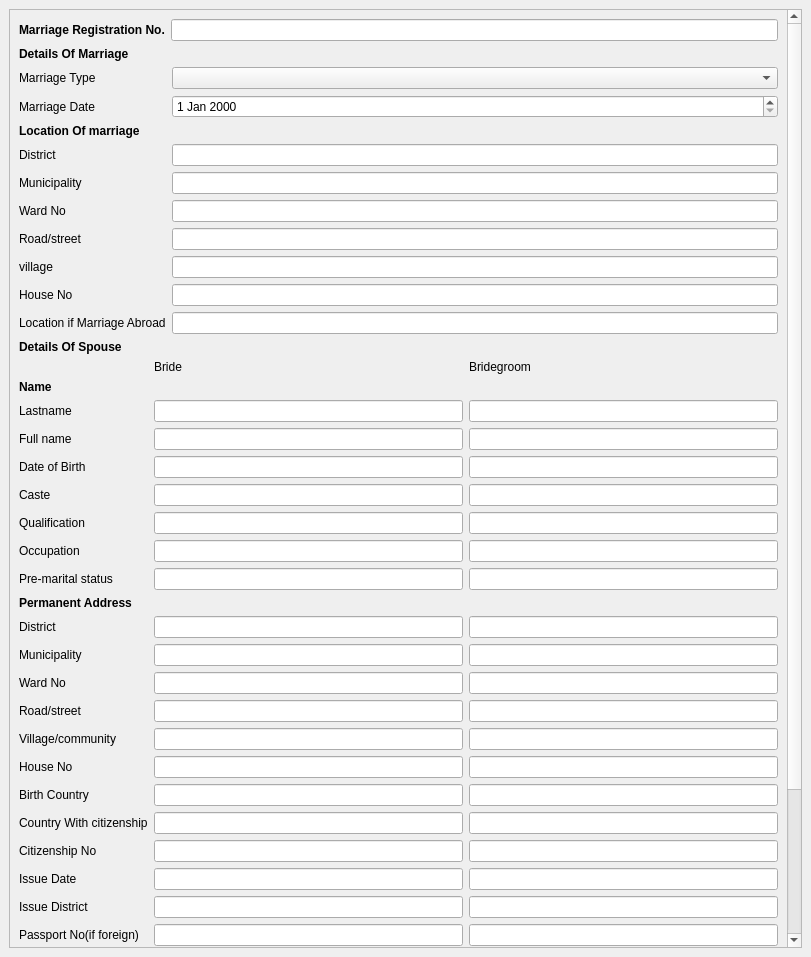
<?xml version="1.0" encoding="UTF-8"?>
<ui version="4.0">
 <class>MarriageForm</class>
 <widget class="QMainWindow" name="MarriageForm">
  <property name="geometry">
   <rect>
    <x>0</x>
    <y>0</y>
    <width>811</width>
    <height>957</height>
   </rect>
  </property>
  <property name="windowTitle">
   <string>Marriage Form</string>
  </property>
  <widget class="QWidget" name="centralwidget">
   <layout class="QHBoxLayout" name="horizontalLayout_2">
    <item>
     <widget class="QScrollArea" name="scrollArea">
      <property name="widgetResizable">
       <bool>true</bool>
      </property>
      <widget class="QWidget" name="scrollAreaWidgetContents">
       <property name="geometry">
        <rect>
         <x>0</x>
         <y>-150</y>
         <width>774</width>
         <height>1097</height>
        </rect>
       </property>
       <layout class="QGridLayout" name="gridLayout_2">
        <item row="3" column="0">
         <widget class="QLabel" name="label">
          <property name="text">
           <string>&lt;b&gt;Details Of Marriage&lt;/b&gt;</string>
          </property>
         </widget>
        </item>
        <item row="4" column="0">
         <layout class="QFormLayout" name="formLayout">
          <item row="0" column="0">
           <widget class="QLabel" name="marriageTypeLabel">
            <property name="text">
             <string>Marriage Type</string>
            </property>
           </widget>
          </item>
          <item row="0" column="1">
           <widget class="QComboBox" name="marriageTypeComboBox"/>
          </item>
          <item row="1" column="0">
           <widget class="QLabel" name="marriageDateLabel">
            <property name="text">
             <string>Marriage Date</string>
            </property>
           </widget>
          </item>
          <item row="1" column="1">
           <layout class="QHBoxLayout" name="horizontalLayout">
            <item>
             <widget class="QDateEdit" name="dateEdit_2"/>
            </item>
           </layout>
          </item>
          <item row="2" column="0">
           <widget class="QLabel" name="locationOfMarriageLabel">
            <property name="text">
             <string>&lt;b&gt;Location Of marriage&lt;/b&gt;</string>
            </property>
           </widget>
          </item>
          <item row="3" column="0">
           <widget class="QLabel" name="districtLabel">
            <property name="text">
             <string>District</string>
            </property>
           </widget>
          </item>
          <item row="3" column="1">
           <widget class="QLineEdit" name="districtLineEdit"/>
          </item>
          <item row="4" column="0">
           <widget class="QLabel" name="municipalityLabel">
            <property name="text">
             <string>Municipality</string>
            </property>
           </widget>
          </item>
          <item row="4" column="1">
           <widget class="QLineEdit" name="municipalityLineEdit"/>
          </item>
          <item row="5" column="0">
           <widget class="QLabel" name="wardNoLabel">
            <property name="text">
             <string>Ward No</string>
            </property>
           </widget>
          </item>
          <item row="5" column="1">
           <widget class="QLineEdit" name="wardNoLineEdit"/>
          </item>
          <item row="6" column="0">
           <widget class="QLabel" name="roadLabel">
            <property name="text">
             <string>Road/street</string>
            </property>
           </widget>
          </item>
          <item row="6" column="1">
           <widget class="QLineEdit" name="roadStreetLineEdit"/>
          </item>
          <item row="7" column="0">
           <widget class="QLabel" name="villageLabel">
            <property name="text">
             <string>village</string>
            </property>
           </widget>
          </item>
          <item row="7" column="1">
           <widget class="QLineEdit" name="villageLineEdit"/>
          </item>
          <item row="8" column="0">
           <widget class="QLabel" name="houseNoLabel">
            <property name="text">
             <string>House No</string>
            </property>
           </widget>
          </item>
          <item row="8" column="1">
           <widget class="QLineEdit" name="houseNoLineEdit"/>
          </item>
          <item row="9" column="0">
           <widget class="QLabel" name="locationIfMarriageAbroadLabel">
            <property name="text">
             <string>Location if Marriage Abroad</string>
            </property>
           </widget>
          </item>
          <item row="9" column="1">
           <widget class="QLineEdit" name="locationIfMarriageAbroadLineEdit"/>
          </item>
         </layout>
        </item>
        <item row="6" column="0">
         <layout class="QFormLayout" name="formLayout_2">
          <item row="0" column="1">
           <layout class="QHBoxLayout" name="horizontalLayout_3">
            <item>
             <widget class="QLabel" name="label_5">
              <property name="text">
               <string>Bride</string>
              </property>
             </widget>
            </item>
            <item>
             <widget class="QLabel" name="label_2">
              <property name="text">
               <string>Bridegroom</string>
              </property>
             </widget>
            </item>
           </layout>
          </item>
          <item row="1" column="0">
           <widget class="QLabel" name="nameLabel_2">
            <property name="text">
             <string>&lt;b&gt;Name&lt;/b&gt;</string>
            </property>
           </widget>
          </item>
          <item row="1" column="1">
           <layout class="QHBoxLayout" name="horizontalLayout_4"/>
          </item>
          <item row="2" column="0">
           <widget class="QLabel" name="lastnameLabel">
            <property name="text">
             <string>Lastname</string>
            </property>
           </widget>
          </item>
          <item row="2" column="1">
           <layout class="QHBoxLayout" name="horizontalLayout_5">
            <item>
             <widget class="QLineEdit" name="lineEdit_4"/>
            </item>
            <item>
             <widget class="QLineEdit" name="lineEdit_3"/>
            </item>
           </layout>
          </item>
          <item row="3" column="0">
           <widget class="QLabel" name="fullNameLabel_2">
            <property name="text">
             <string>Full name</string>
            </property>
           </widget>
          </item>
          <item row="3" column="1">
           <layout class="QHBoxLayout" name="horizontalLayout_6">
            <item>
             <widget class="QLineEdit" name="lineEdit_6"/>
            </item>
            <item>
             <widget class="QLineEdit" name="lineEdit_5"/>
            </item>
           </layout>
          </item>
          <item row="4" column="0">
           <widget class="QLabel" name="dateOfBirthLabel">
            <property name="text">
             <string>Date of Birth</string>
            </property>
           </widget>
          </item>
          <item row="4" column="1">
           <layout class="QHBoxLayout" name="horizontalLayout_7">
            <item>
             <widget class="QLineEdit" name="lineEdit_8"/>
            </item>
            <item>
             <widget class="QLineEdit" name="lineEdit_7"/>
            </item>
           </layout>
          </item>
          <item row="5" column="0">
           <widget class="QLabel" name="casteLabel_2">
            <property name="text">
             <string>Caste</string>
            </property>
           </widget>
          </item>
          <item row="5" column="1">
           <layout class="QHBoxLayout" name="horizontalLayout_8">
            <item>
             <widget class="QLineEdit" name="lineEdit_10"/>
            </item>
            <item>
             <widget class="QLineEdit" name="lineEdit_9"/>
            </item>
           </layout>
          </item>
          <item row="6" column="0">
           <widget class="QLabel" name="qualificationLabel_2">
            <property name="text">
             <string>Qualification</string>
            </property>
           </widget>
          </item>
          <item row="6" column="1">
           <layout class="QHBoxLayout" name="horizontalLayout_9">
            <item>
             <widget class="QLineEdit" name="lineEdit_12"/>
            </item>
            <item>
             <widget class="QLineEdit" name="lineEdit_11"/>
            </item>
           </layout>
          </item>
          <item row="7" column="0">
           <widget class="QLabel" name="occupationLabel_2">
            <property name="text">
             <string>Occupation</string>
            </property>
           </widget>
          </item>
          <item row="7" column="1">
           <layout class="QHBoxLayout" name="horizontalLayout_10">
            <item>
             <widget class="QLineEdit" name="lineEdit_14"/>
            </item>
            <item>
             <widget class="QLineEdit" name="lineEdit_13"/>
            </item>
           </layout>
          </item>
          <item row="8" column="0">
           <widget class="QLabel" name="preMaritalStatusLabel_2">
            <property name="text">
             <string>Pre-marital status</string>
            </property>
           </widget>
          </item>
          <item row="8" column="1">
           <layout class="QHBoxLayout" name="horizontalLayout_11">
            <item>
             <widget class="QLineEdit" name="lineEdit_16"/>
            </item>
            <item>
             <widget class="QLineEdit" name="lineEdit_15"/>
            </item>
           </layout>
          </item>
          <item row="9" column="0">
           <widget class="QLabel" name="permanentAdressLabel_2">
            <property name="text">
             <string>&lt;b&gt;Permanent Address&lt;/b&gt;</string>
            </property>
           </widget>
          </item>
          <item row="9" column="1">
           <layout class="QHBoxLayout" name="horizontalLayout_12"/>
          </item>
          <item row="10" column="0">
           <widget class="QLabel" name="districtLabel_3">
            <property name="text">
             <string>District</string>
            </property>
           </widget>
          </item>
          <item row="10" column="1">
           <layout class="QHBoxLayout" name="horizontalLayout_13">
            <item>
             <widget class="QLineEdit" name="lineEdit_18"/>
            </item>
            <item>
             <widget class="QLineEdit" name="lineEdit_17"/>
            </item>
           </layout>
          </item>
          <item row="11" column="0">
           <widget class="QLabel" name="municipalityLabel_3">
            <property name="text">
             <string>Municipality</string>
            </property>
           </widget>
          </item>
          <item row="11" column="1">
           <layout class="QHBoxLayout" name="horizontalLayout_14">
            <item>
             <widget class="QLineEdit" name="lineEdit_20"/>
            </item>
            <item>
             <widget class="QLineEdit" name="lineEdit_19"/>
            </item>
           </layout>
          </item>
          <item row="12" column="0">
           <widget class="QLabel" name="wardNoLabel_3">
            <property name="text">
             <string>Ward No</string>
            </property>
           </widget>
          </item>
          <item row="12" column="1">
           <layout class="QHBoxLayout" name="horizontalLayout_15">
            <item>
             <widget class="QLineEdit" name="lineEdit_21"/>
            </item>
            <item>
             <widget class="QLineEdit" name="lineEdit_22"/>
            </item>
           </layout>
          </item>
          <item row="13" column="0">
           <widget class="QLabel" name="roadStreetLabel">
            <property name="text">
             <string>Road/street</string>
            </property>
           </widget>
          </item>
          <item row="13" column="1">
           <layout class="QHBoxLayout" name="horizontalLayout_16">
            <item>
             <widget class="QLineEdit" name="lineEdit_24"/>
            </item>
            <item>
             <widget class="QLineEdit" name="lineEdit_23"/>
            </item>
           </layout>
          </item>
          <item row="14" column="0">
           <widget class="QLabel" name="villageCommunityLabel">
            <property name="text">
             <string>Village/community</string>
            </property>
           </widget>
          </item>
          <item row="14" column="1">
           <layout class="QHBoxLayout" name="horizontalLayout_17">
            <item>
             <widget class="QLineEdit" name="lineEdit_26"/>
            </item>
            <item>
             <widget class="QLineEdit" name="lineEdit_25"/>
            </item>
           </layout>
          </item>
          <item row="15" column="0">
           <widget class="QLabel" name="houseNoLabel_3">
            <property name="text">
             <string>House No</string>
            </property>
           </widget>
          </item>
          <item row="15" column="1">
           <layout class="QHBoxLayout" name="horizontalLayout_21">
            <item>
             <widget class="QLineEdit" name="lineEdit_28"/>
            </item>
            <item>
             <widget class="QLineEdit" name="lineEdit_27"/>
            </item>
           </layout>
          </item>
          <item row="16" column="0">
           <widget class="QLabel" name="birthCountryLabel_2">
            <property name="text">
             <string>Birth Country</string>
            </property>
           </widget>
          </item>
          <item row="16" column="1">
           <layout class="QHBoxLayout" name="horizontalLayout_22">
            <item>
             <widget class="QLineEdit" name="lineEdit_30"/>
            </item>
            <item>
             <widget class="QLineEdit" name="lineEdit_29"/>
            </item>
           </layout>
          </item>
          <item row="17" column="0">
           <widget class="QLabel" name="countryWithCitizenshipLabel_2">
            <property name="text">
             <string>Country With citizenship</string>
            </property>
           </widget>
          </item>
          <item row="17" column="1">
           <layout class="QHBoxLayout" name="horizontalLayout_23">
            <item>
             <widget class="QLineEdit" name="lineEdit_32"/>
            </item>
            <item>
             <widget class="QLineEdit" name="lineEdit_31"/>
            </item>
           </layout>
          </item>
          <item row="18" column="0">
           <widget class="QLabel" name="citizenshipNoLabel_2">
            <property name="text">
             <string>Citizenship No</string>
            </property>
           </widget>
          </item>
          <item row="18" column="1">
           <layout class="QHBoxLayout" name="horizontalLayout_33">
            <item>
             <widget class="QLineEdit" name="lineEdit_34"/>
            </item>
            <item>
             <widget class="QLineEdit" name="lineEdit_33"/>
            </item>
           </layout>
          </item>
          <item row="19" column="0">
           <widget class="QLabel" name="issueDateLabel_2">
            <property name="text">
             <string>Issue Date</string>
            </property>
           </widget>
          </item>
          <item row="19" column="1">
           <layout class="QHBoxLayout" name="horizontalLayout_32">
            <item>
             <widget class="QLineEdit" name="lineEdit_36"/>
            </item>
            <item>
             <widget class="QLineEdit" name="lineEdit_35"/>
            </item>
           </layout>
          </item>
          <item row="20" column="0">
           <widget class="QLabel" name="issueDistrictLabel_2">
            <property name="text">
             <string>Issue District</string>
            </property>
           </widget>
          </item>
          <item row="20" column="1">
           <layout class="QHBoxLayout" name="horizontalLayout_34">
            <item>
             <widget class="QLineEdit" name="lineEdit_38"/>
            </item>
            <item>
             <widget class="QLineEdit" name="lineEdit_37"/>
            </item>
           </layout>
          </item>
          <item row="21" column="0">
           <widget class="QLabel" name="passportNoIfForeignLabel_2">
            <property name="text">
             <string>Passport No(if foreign)</string>
            </property>
           </widget>
          </item>
          <item row="21" column="1">
           <layout class="QHBoxLayout" name="horizontalLayout_25">
            <item>
             <widget class="QLineEdit" name="lineEdit_40"/>
            </item>
            <item>
             <widget class="QLineEdit" name="lineEdit_39"/>
            </item>
           </layout>
          </item>
          <item row="22" column="0">
           <widget class="QLabel" name="countryIfForeignLabel_2">
            <property name="text">
             <string>country(if foreign)</string>
            </property>
           </widget>
          </item>
          <item row="22" column="1">
           <layout class="QHBoxLayout" name="horizontalLayout_35">
            <item>
             <widget class="QLineEdit" name="lineEdit_42"/>
            </item>
            <item>
             <widget class="QLineEdit" name="lineEdit_41"/>
            </item>
           </layout>
          </item>
          <item row="23" column="0">
           <widget class="QLabel" name="adressIfForeignLabel_2">
            <property name="text">
             <string>Adress(if foreign)</string>
            </property>
           </widget>
          </item>
          <item row="23" column="1">
           <layout class="QHBoxLayout" name="horizontalLayout_36">
            <item>
             <widget class="QLineEdit" name="lineEdit_44"/>
            </item>
            <item>
             <widget class="QLineEdit" name="lineEdit_43"/>
            </item>
           </layout>
          </item>
          <item row="24" column="0">
           <widget class="QLabel" name="grandfatherNameLabel_2">
            <property name="text">
             <string>Grandfather Name</string>
            </property>
           </widget>
          </item>
          <item row="24" column="1">
           <layout class="QHBoxLayout" name="horizontalLayout_37">
            <item>
             <widget class="QLineEdit" name="lineEdit_46"/>
            </item>
            <item>
             <widget class="QLineEdit" name="lineEdit_45"/>
            </item>
           </layout>
          </item>
          <item row="25" column="0">
           <widget class="QLabel" name="fatherNameLabel_2">
            <property name="text">
             <string>Father Name</string>
            </property>
           </widget>
          </item>
          <item row="25" column="1">
           <layout class="QHBoxLayout" name="horizontalLayout_38">
            <item>
             <widget class="QLineEdit" name="lineEdit_48"/>
            </item>
            <item>
             <widget class="QLineEdit" name="lineEdit_47"/>
            </item>
           </layout>
          </item>
          <item row="26" column="0">
           <widget class="QLabel" name="motherNameLabel_2">
            <property name="text">
             <string>Mother Name</string>
            </property>
           </widget>
          </item>
          <item row="26" column="1">
           <layout class="QHBoxLayout" name="horizontalLayout_39">
            <item>
             <widget class="QLineEdit" name="lineEdit_50"/>
            </item>
            <item>
             <widget class="QLineEdit" name="lineEdit_49"/>
            </item>
           </layout>
          </item>
          <item row="27" column="0">
           <widget class="QLabel" name="jhLabel">
            <property name="text">
             <string/>
            </property>
           </widget>
          </item>
          <item row="27" column="1">
           <widget class="QDialogButtonBox" name="buttonBox">
            <property name="standardButtons">
             <set>QDialogButtonBox::Cancel|QDialogButtonBox::Ok</set>
            </property>
           </widget>
          </item>
         </layout>
        </item>
        <item row="5" column="0">
         <widget class="QLabel" name="label_6">
          <property name="text">
           <string>&lt;b&gt;Details Of Spouse&lt;/b&gt;</string>
          </property>
         </widget>
        </item>
        <item row="0" column="0">
         <layout class="QFormLayout" name="formLayout_3">
          <item row="0" column="0">
           <widget class="QLabel" name="marriageRegistrationNoLabel">
            <property name="text">
             <string>&lt;b&gt;Marriage Registration No.&lt;/b&gt;</string>
            </property>
           </widget>
          </item>
          <item row="0" column="1">
           <widget class="QLineEdit" name="marriageRegistrationNoLineEdit"/>
          </item>
         </layout>
        </item>
       </layout>
      </widget>
     </widget>
    </item>
   </layout>
  </widget>
 </widget>
 <resources/>
 <connections/>
</ui>
